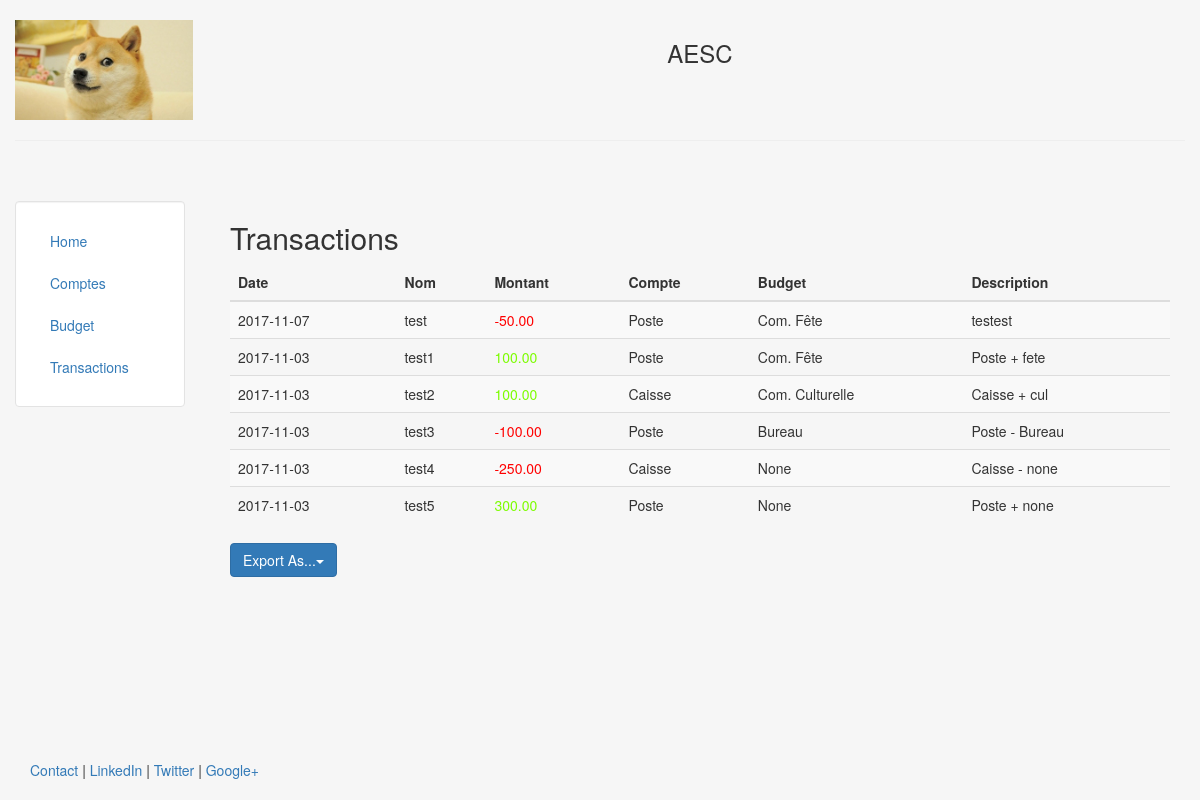
Page /transactions on the committed database.
### compta/models.py (models this page shows, shortened)
class Transaction(models.Model):
    nom = models.CharField(max_length=140)
    somme = models.DecimalField(max_digits=11, decimal_places=2)
    compte = models.ForeignKey(Compte, on_delete=models.CASCADE)
    budget = models.ForeignKey(Budget, on_delete=models.CASCADE, blank=True, null=True)
    date = models.DateField()
    date_traitement = models.DateField(default=datetime.now)
    description = models.TextField()

class Compte(models.Model):
    nom = models.CharField(max_length = 140)
    somme_depart = models.DecimalField( max_digits=11, decimal_places=2)
    somme_actuelle = models.DecimalField(max_digits=11, decimal_places=2)
    def __str__(self):
        return self.nom

class Budget(models.Model):
    nom = models.CharField(max_length = 140)
    somme_depart = models.DecimalField(max_digits=11, decimal_places=2)
    somme_actuelle = models.DecimalField(max_digits=11, decimal_places=2)
    def __str__(self):
        return self.nom

### templates/compta/transaction.html
{% extends "compta/header.html" %}
{% block content %}
    <h2 xmlns="http://www.w3.org/1999/html">Transactions</h2>
        <table class="table table-striped">
            <thead>
              <tr>
                <th>Date</th>
                <th>Nom</th>
                <th>Montant</th>
                <th>Compte</th>
                <th>Budget</th>
                <th>Description</th>
              </tr>
            </thead>
            <tbody>
                {% for c in object_list %}
                    <tr>
                        <td>{{ c.date|date:"Y-m-d" }}</td>
                        <td>{{ c.nom }}</td>
                        <td>
                            {% if  c.somme > 0 %}
                                <font color="lawngreen">{{c.somme}}</font>
                            {% else %}
                                <font color="red">{{c.somme}}</font>
                            {% endif %}
                        </td>
                        <td>{{ c.compte }}</td>
                        <td>{{ c.budget }}</td>
                        <td>{{ c.description }}</td>
                    </tr>
                {% endfor %}
            </tbody>
        </table>
    {% include 'compta/includes/export_snippet.html' %}
{% endblock %}

### templates/compta/header.html (style rules this page uses)
html, body { height:100% }

### rows in the picture
Transaction: date "2017-11-07", nom "test", somme "-50.00", compte "Poste", budget "Com. Fête", description "testest"
Transaction: date "2017-11-03", nom "test1", somme "100.00", compte "Poste", budget "Com. Fête", description "Poste + fete"
Transaction: date "2017-11-03", nom "test2", somme "100.00", compte "Caisse", budget "Com. Culturelle", description "Caisse + cul"
Transaction: date "2017-11-03", nom "test3", somme "-100.00", compte "Poste", budget "Bureau", description "Poste - Bureau"
Transaction: date "2017-11-03", nom "test4", somme "-250.00", compte "Caisse", budget "None", description "Caisse - none"
Transaction: date "2017-11-03", nom "test5", somme "300.00", compte "Poste", budget "None", description "Poste + none"
